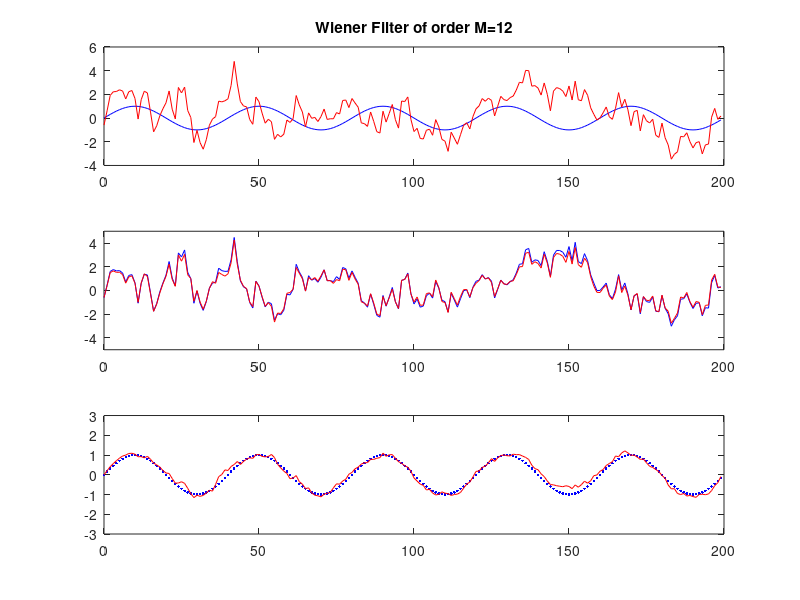

Here is the MATLAB script that generated this plot:
% Hayes Example 7.2.6, lecture slide 6, EE254
% Noise cancellation using Wiener Filter
% --------------------------------------
clear, close all
n1=[0:500]';
vn=randn(size(n1));

tmp1=filter(1,[1 -0.8],vn); % generate 501 samples
v1n=tmp1(301:500);       %keep only the last 200 (avoids transients)
tmp2=filter(1,[1 0.6],vn);    % same for v2n
v2n=tmp2(301:500);

w0=0.05*pi;
n=[0:199]';
sn=sin(w0*n);       % phi is any value between 0 and 2pi, phi=0 is chosen
dn=sn+v1n;      %noisy sinusoid;primary signal

xn=v2n;         %correlated noise; secondary signal
% estimate from the data rxx and rxd
N=length(xn);
rxx=xcorr(xn,xn)/N;     %biased correlation estimator
rxd=xcorr(dn,xn)/N;     %cross-correlation estimator

M=12;            % Wiener filter order
rxx=rxx(N:N+M); % extract rxx(0),rxx(1),...,rxx(M) because xcorr finds negative lags as well
rxd=rxd(N:N+M) % extract rxd(0),rxd(1),...,rxd(M)
R=toeplitz(rxx) % correlation matrix
ho=R\rxd       % solve for the Wiener filter coeffs

yn=filter(ho,1,xn); % filter xn through ho
en=dn-yn;       % en is the cleaned sn here

% plot results
subplot(3,1,1),plot(n,sn,'b',n,dn,'-r')
title(['Wiener Filter of order M=',num2str(M)])
subplot(3,1,2),plot(n,v1n,'-b',n,yn,'-r')
axis([0 200 -5 5])
subplot(3,1,3),plot(n,sn,'.b',n,en,'-r')
axis([0 200 -3 3])

